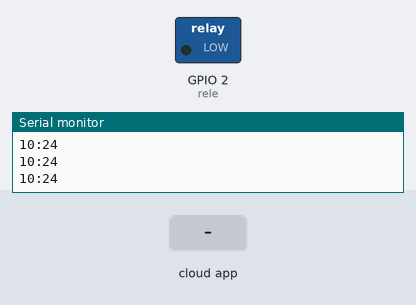
The sketch below on a simulated ESP8266 (NodeMCU). On the bench: switched loads named in the sketch (green lamp = pin HIGH), the last lines printed to the serial monitor. The inputs (shaded band) are chosen by the test bench. WiFi joins after 1.5 s; servers stay silent unless stated; network time is answered at once with the bench clock; the local clock reads 2024-03-15 10:24:30 at power-on unless the sketch sets it; the Firebase database answers and starts empty.

Above: at 2.7 s.
2.8 s: the phone or cloud app sets status to 1
At 4.2 s:
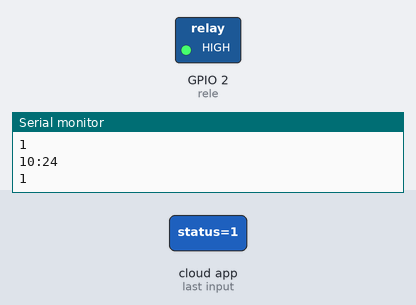
4.5 s: the phone or cloud app sets status to 0
At 5.2 s:
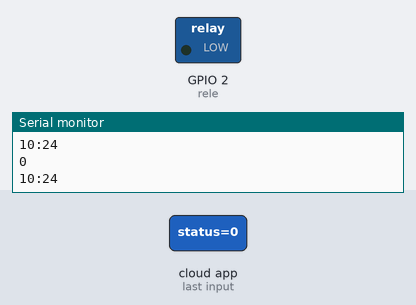
Timing chart, 0 to 7.5 s (numbered marks = the images above; inputs shaded):
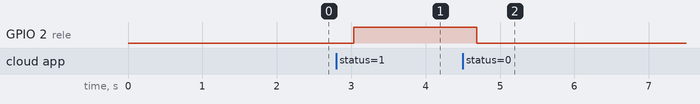

Measured:
- after the input at 2.8 s, GPIO 2 (rele): LOW → HIGH after 0.24 s
- after the input at 4.5 s, GPIO 2 (rele): HIGH → LOW after 0.19 s

The sketch:

Consumidor_Liga_Desliga_Arduino.ino
```cpp
//Desenvolvido pelo Grupo Conect

#include <ESP8266WiFi.h> //Inclui a biblioteca do WiFi da ESP8266
#include <FirebaseESP8266.h>  //Inclui a biblioteca do FireBase https://github.com/mobizt/Firebase-ESP8266/
#include <ArduinoJson.h>
#include <WiFiManager.h>  //Inclui a biblioteca do WifiManager https://github.com/tzapu/WiFiManager
#include <WiFiUdp.h>
#include <NTPClient.h> //Biblioteca NTPClient para trabalhar com tempo

#define FIREBASE_HOST "grupo-connect-oficial-default-rtdb.firebaseio.com"
#define FIREBASE_AUTH "pddcuoKmV8vRK8LyVm2g0rQMMnEPtRamMzZtzTd5"

WiFiUDP udp; //Socket UDP que a lib do NTP utiliza para recuperar dados sobre o horário

int rele = 2;     //Saida padrão da ESP01 - Modulo relé 5v- GPIO 0
String val, valLigar, valDesligar;      //Variavel para conferir o estado no firebase

FirebaseData firebaseData;

NTPClient ntpClient(udp, "br.pool.ntp.org", 0, 60000);

void setup()
{

  Serial.begin(115200); //Inicia a Conexão Serial

  ntpClient.begin(); //Inicia a variavel ntp
  ntpClient.setTimeOffset(-10800);

  pinMode(rele,OUTPUT); // Seta que o "rele" é de saida
  digitalWrite(rele, LOW);

  WiFiManager wifiManager; // Inicia o WiFiManager
  //wifiManager.resetSettings(); //LINHA COMENTADA (reseta as credenciais de wifi)
  wifiManager.autoConnect("Grupo Conect"); //Inicia o autoConnect com o nome Grupo Conect

  Serial.print("Connected with IP: ");
  Serial.println(WiFi.localIP());//Mostra o ip conectado no monitorSerial
  Serial.println();

  Firebase.begin(FIREBASE_HOST, FIREBASE_AUTH);


}


void loop() {
  ntpClient.update();
  int horas = ntpClient.getHours();
  String horasStr = String(horas);
  int minutos = ntpClient.getMinutes();
  String minutosStr = String(minutos);
  String tempo = horasStr + ':' + minutosStr;
  Serial.println(tempo);

 if (Firebase.getString(firebaseData, "/Torneiras/t111/status")) {  //On successful Read operation, function returns 1

    val = firebaseData.stringData();
    if(val == "0"){
      digitalWrite(rele, LOW); // Desliga o rele
      Serial.println(val);
      delay(100);
    }
    if (val == "1"){
      digitalWrite(rele, HIGH); // Liga o rele
      Serial.println(val);
      delay(100);
    }

  } else {
    Serial.println(firebaseData.errorReason());
  }


  if (Firebase.getString(firebaseData, "/Torneiras/t111/ligarAs")) {  //On successful Read operation, function returns 1

    valLigar = firebaseData.stringData();
    if(valLigar == tempo){
      //digitalWrite(rele, HIGH); // Desliga o rele
      Firebase.setString(firebaseData, "/Torneiras/t111/status", "1");
      Serial.println("Ligou as " + tempo);
      delay(100);
    }
  } else {
    Serial.println(firebaseData.errorReason());
  }

  if (Firebase.getString(firebaseData, "/Torneiras/t111/desligarAs")) {  //On successful Read operation, function returns 1

    valDesligar = firebaseData.stringData();
    if(valDesligar == tempo){
      //digitalWrite(rele, LOW); // Desliga o rele
      Firebase.setString(firebaseData, "/Torneiras/t111/status", "0");
      Serial.println("Desligou as " + tempo);
      delay(100);
    }
  } else {
    Serial.println(firebaseData.errorReason());
  }


}
```
